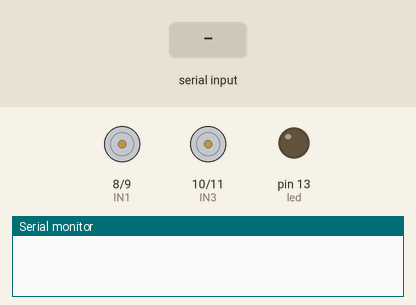
The sketch below on a simulated Arduino Uno, built with avr-gcc and run on an emulated ATmega328P. Shown: motor-driver pin pairs drawn as motors (green arrow = first pin HIGH = forward, orange = second pin HIGH = backward, longer = more drive), output pins drawn as LEDs (lit = HIGH), the last lines printed to the serial monitor. The test bench sets the inputs (shaded band).

Above: at 1.2 s.
1.3 s: "forward\n" received over Serial
At 1.8 s:
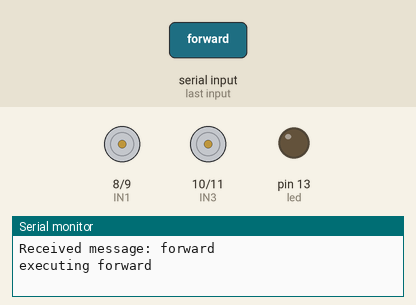
2.9 s: "left\n" received over Serial
At 4.1 s:
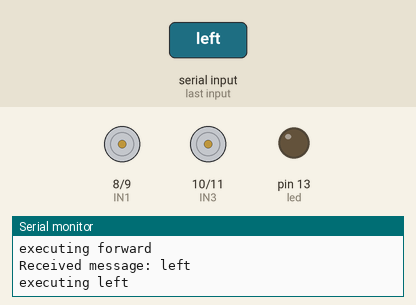
4.5 s: "right\n" received over Serial
At 5.4 s:
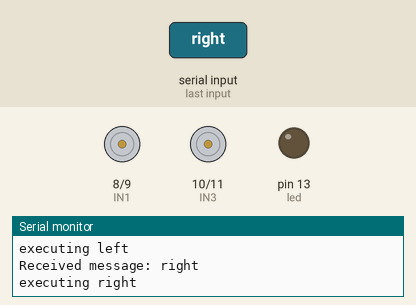
Timing chart, 0 to 7.5 s (numbered marks = the images above; inputs shaded):
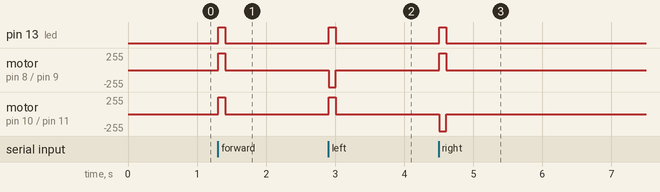

The sketch:

ard.ino
```cpp
//PWM Pin for Controlling the speed

int led = 13;
//motor controlling pin
int IN1 = 8;
int IN2 = 9;
int IN3 = 10;
int IN4 = 11;

void setup() {
  Serial.begin(9600); // Initialize serial communication
  //output pin declare

  pinMode(IN1, OUTPUT);
  pinMode(IN2, OUTPUT);
  pinMode(IN3, OUTPUT);
  pinMode(IN4, OUTPUT);
  pinMode(led, OUTPUT);

  //Intial State of Car
  digitalWrite(IN1, LOW);
  digitalWrite(IN2, LOW);
  digitalWrite(IN3, LOW);
  digitalWrite(IN4, LOW);
}

void loop() {
  // Check if data is available on the serial port
  if (Serial.available() > 0) {
    // Read the incoming message
    String message = Serial.readStringUntil('\n');

    // Print the received message to the Serial Monitor
    Serial.print("Received message: ");
    Serial.println(message);
    digitalWrite(led, HIGH);
    // Add your logic here to process the received message
    message.trim();
    if (message == "forward"){
      Serial.println("executing forward");
      forward();
      delay(100);
      stop();
    }
    if (message == "left"){
      Serial.println("executing left");
      left();
      delay(100);
      stop();
    }
    if (message == "right"){
      Serial.println("executing right");
      right();
      delay(100);
      stop();
    }
    if (message == "stop"){
      Serial.println("executing stop");
      stop();
    }
    if (message == "Sleft"){
      Serial.println("executing Sleft");
      left();
      delay(200);
      stop();
    }
    if (message == "Sright"){
      Serial.println("executing Sright");
      right();
      delay(200);
      stop();
    }
    digitalWrite(led, LOW);
  }
}
//function for control motor
void forward() {
  digitalWrite(IN1, HIGH);
  digitalWrite(IN2, LOW);
  digitalWrite(IN3, HIGH);
  digitalWrite(IN4, LOW);
  }

void left() {
  digitalWrite(IN1, LOW);
  digitalWrite(IN2, HIGH);
  digitalWrite(IN3, HIGH);
  digitalWrite(IN4, LOW);
}

void right() {
  digitalWrite(IN1, HIGH);
  digitalWrite(IN2, LOW);
  digitalWrite(IN3, LOW);
  digitalWrite(IN4, HIGH);
}

void stop() {
    digitalWrite(IN1, LOW);
    digitalWrite(IN2, LOW);
    digitalWrite(IN3, LOW);
    digitalWrite(IN4, LOW);
}
```

Measured:
- after the input at 1.3 s, pin 13 (led): LOW → HIGH at once, → LOW 0.10 s later; motor on pin 8 (IN1) / pin 9 (IN2), motor on pin 10 (IN3) / pin 11 (IN4): stopped → forward 255/255 at once, → stopped 0.10 s later
- after the input at 2.9 s, pin 13 (led): LOW → HIGH at once, → LOW 0.10 s later; motor on pin 8 (IN1) / pin 9 (IN2): stopped → backward 255/255 at once, → stopped 0.10 s later; motor on pin 10 (IN3) / pin 11 (IN4): stopped → forward 255/255 at once, → stopped 0.10 s later
- after the input at 4.5 s, pin 13 (led): LOW → HIGH at once, → LOW 0.10 s later; motor on pin 8 (IN1) / pin 9 (IN2): stopped → forward 255/255 at once, → stopped 0.10 s later; motor on pin 10 (IN3) / pin 11 (IN4): stopped → backward 255/255 at once, → stopped 0.10 s later
